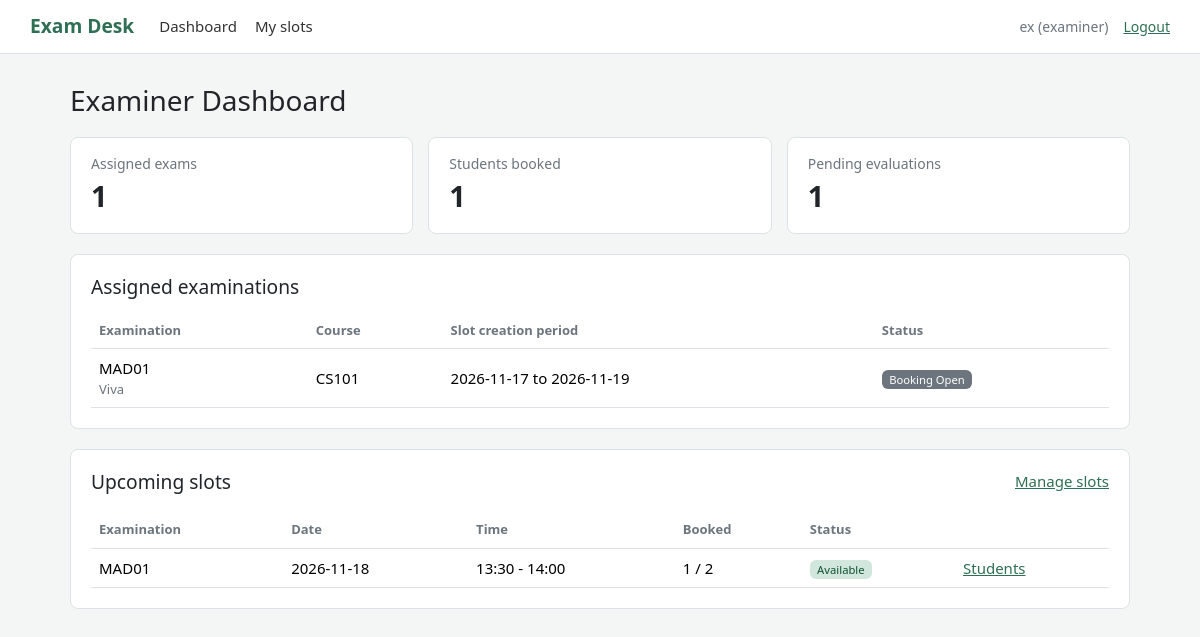
/dashboard (signed in), run on the app's committed database.
### tables this page shows
CREATE TABLE users (
            id INTEGER PRIMARY KEY AUTOINCREMENT,
            name TEXT NOT NULL,
            email TEXT NOT NULL UNIQUE,
            password_hash TEXT NOT NULL,
            role TEXT NOT NULL CHECK (role IN ('admin', 'examiner', 'student')),
            department TEXT DEFAULT '',
            phone TEXT DEFAULT '',
            status TEXT NOT NULL DEFAULT 'active'
        );

CREATE TABLE examinations (
            id INTEGER PRIMARY KEY AUTOINCREMENT,
            course_id INTEGER NOT NULL,
            name TEXT NOT NULL,
            exam_type TEXT NOT NULL,
            duration_minutes INTEGER NOT NULL,
            max_marks INTEGER NOT NULL,
            slot_creation_start TEXT NOT NULL,
            slot_creation_end TEXT NOT NULL,
            booking_start TEXT NOT NULL,
            booking_end TEXT NOT NULL,
            status TEXT NOT NULL DEFAULT 'Draft',
            FOREIGN KEY (course_id) REFERENCES courses(id)
        );

CREATE TABLE courses (
            id INTEGER PRIMARY KEY AUTOINCREMENT,
            course_code TEXT NOT NULL UNIQUE,
            course_name TEXT NOT NULL,
            description TEXT DEFAULT '',
            status TEXT NOT NULL DEFAULT 'Active'
        );

CREATE TABLE slots (
            id INTEGER PRIMARY KEY AUTOINCREMENT,
            examination_id INTEGER NOT NULL,
            examiner_id INTEGER NOT NULL,
            exam_date TEXT NOT NULL,
            start_time TEXT NOT NULL,
            end_time TEXT NOT NULL,
            capacity INTEGER NOT NULL,
            status TEXT NOT NULL DEFAULT 'Available',
            FOREIGN KEY (examination_id) REFERENCES examinations(id),
            FOREIGN KEY (examiner_id) REFERENCES users(id)
        );

### app.py (the view, shortened to what this page needs)
@app.route("/dashboard")
@login_required("admin", "examiner", "student")
def dashboard():
    role = g.user["role"]
    connection = get_database()
    if role == "examiner":
        exams = connection.execute(
            """SELECT e.*, c.course_code FROM examinations e
               JOIN courses c ON c.id = e.course_id
               JOIN examiner_examinations ee ON ee.examination_id = e.id
               WHERE ee.examiner_id = ? ORDER BY e.slot_creation_start""",
            (g.user["id"],),
        ).fetchall()
        slots = connection.execute(
            """SELECT s.*, e.name AS exam_name,
                      (SELECT COUNT(*) FROM bookings b WHERE b.slot_id = s.id AND b.status = 'Booked') AS booked
               FROM slots s JOIN examinations e ON e.id = s.examination_id
               WHERE s.examiner_id = ? ORDER BY s.exam_date, s.start_time LIMIT 8""",
            (g.user["id"],),
        ).fetchall()
        pending_evaluations = connection.execute(
            """SELECT COUNT(*) FROM bookings b JOIN slots s ON s.id = b.slot_id
               LEFT JOIN evaluations ev ON ev.booking_id = b.id
               WHERE s.examiner_id = ? AND b.status = 'Booked' AND ev.id IS NULL""",
            (g.user["id"],),
        ).fetchone()[0]
        booked_total = connection.execute(
            """SELECT COUNT(*) FROM bookings b JOIN slots s ON s.id = b.slot_id
               WHERE s.examiner_id = ? AND b.status = 'Booked'""", (g.user["id"],)
        ).fetchone()[0]
        return render_template("examiner_dashboard.html", exams=exams, slots=slots,
                               pending_evaluations=pending_evaluations, booked_total=booked_total)

### app.py (called while the page is built)
def open_database():
    connection = sqlite3.connect(DATABASE_FILE)
    connection.row_factory = sqlite3.Row
    connection.execute("PRAGMA foreign_keys = ON")
    return connection

def get_database():
    if "database" not in g:
        g.database = open_database()
    return g.database

@app.teardown_appcontext
def close_database(error=None):
    connection = g.pop("database", None)
    if connection is not None:
        connection.close()

def login_required(*allowed_roles):
    def decorator(view):
        @wraps(view)
        def wrapped_view(*args, **kwargs):
            if "user_id" not in session:
                flash("Please sign in to continue.", "info")
                return redirect(url_for("login"))
            user = get_database().execute(
                "SELECT * FROM users WHERE id = ?", (session["user_id"],)
            ).fetchone()
            if user is None or user["status"] != "active":
                session.clear()
                flash("This account is not active yet.", "warning")
                return redirect(url_for("login"))
            if allowed_roles and user["role"] not in allowed_roles:
                abort(403)
            g.user = user
            return view(*args, **kwargs)
        return wrapped_view
    return decorator

@app.context_processor
def add_user_to_templates():
    user = None
    if "user_id" in session:
        user = get_database().execute(
            "SELECT id, name, email, role FROM users WHERE id = ?", (session["user_id"],)
        ).fetchone()
    return {"current_user": user}

### templates/examiner_dashboard.html (shortened to what this page needs)
{% extends "base.html" %}
{% block content %}
<h1>Examiner Dashboard</h1>
<div class="stats">
    <div class="stat"><span>Assigned exams</span><strong>{{ exams|length }}</strong></div>
    <div class="stat"><span>Students booked</span><strong>{{ booked_total }}</strong></div>
    <div class="stat"><span>Pending evaluations</span><strong>{{ pending_evaluations }}</strong></div>
</div>
<div class="card-box">
    <h2>Assigned examinations</h2>
    {% if exams %}
    <table class="table">
        <thead>
            <tr><th>Examination</th><th>Course</th><th>Slot creation period</th><th>Status</th></tr>
        </thead>
        <tbody>
            {% for exam in exams %}
            <tr>
                <td>{{ exam.name }} <div class="sub">{{ exam.exam_type }}</div></td>
                <td>{{ exam.course_code }}</td>
                <td>{{ exam.slot_creation_start }} to {{ exam.slot_creation_end }}</td>
                <td><span class="badge bg-secondary">{{ exam.status }}</span></td>
            </tr>
            {% endfor %}
        </tbody>
    </table>
    {% else %}
    <p class="empty">No examinations have been assigned to you yet.</p>
    {% endif %}
</div>
<div class="card-box">
    <div class="box-header">
        <h2>Upcoming slots</h2>
        <a href="{{ url_for('examiner_slots') }}">Manage slots</a>
    </div>
    {% if slots %}
    <table class="table">
        <thead>
            <tr><th>Examination</th><th>Date</th><th>Time</th><th>Booked</th><th>Status</th><th></th></tr>
        </thead>
        <tbody>
            {% for slot in slots %}
            <tr>
                <td>{{ slot.exam_name }}</td>
                <td>{{ slot.exam_date }}</td>
                <td>{{ slot.start_time }} - {{ slot.end_time }}</td>
                <td>{{ slot.booked }} / {{ slot.capacity }}</td>
                <td><span class="badge status-{{ slot.status|lower }}">{{ slot.status }}</span></td>
                <td><a href="{{ url_for('examiner_slot_detail', slot_id=slot.id) }}">Students</a></td>
            </tr>
            {% endfor %}
        </tbody>
    </table>
    {% else %}
    <p class="empty">You have not created any slots yet.</p>
    {% endif %}
</div>
{% endblock %}

### templates/base.html (shortened to what this page needs)
<!doctype html>
<html lang="en">
<head>
    <link href="https://cdn.jsdelivr.net/npm/bootstrap@5.3.3/dist/css/bootstrap.min.css" rel="stylesheet">
    <link href="{{ url_for('static', filename='style.css') }}" rel="stylesheet">
</head>
<body>
    <header class="topbar">
        {% if current_user %}
        <a class="brand" href="{{ url_for('dashboard') }}">Exam Desk</a>
        <nav class="main-nav">
            <a href="{{ url_for('dashboard') }}">Dashboard</a>
            {% if current_user.role == 'admin' %}
                <a href="{{ url_for('admin_courses') }}">Courses</a>
                <a href="{{ url_for('admin_exams') }}">Examinations</a>
                <a href="{{ url_for('admin_students') }}">Students</a>
                <a href="{{ url_for('admin_examiners') }}">Examiners</a>
                <a href="{{ url_for('admin_slots') }}">Slots</a>
                <a href="{{ url_for('admin_bookings') }}">Bookings</a>
                <a href="{{ url_for('admin_search') }}">Search</a>
            {% elif current_user.role == 'examiner' %}
                <a href="{{ url_for('examiner_slots') }}">My slots</a>
            {% else %}
                <a href="{{ url_for('student_exams') }}">Exams</a>
                <a href="{{ url_for('student_history') }}">History</a>
                <a href="{{ url_for('student_profile') }}">Profile</a>
            {% endif %}
        </nav>
        <div class="account">
            <span class="account-name">{{ current_user.name }} ({{ current_user.role }})</span>
            <a href="{{ url_for('logout') }}">Logout</a>
        </div>
        {% else %}
        <a class="brand" href="{{ url_for('login') }}">Exam Desk</a>
        {% endif %}
    </header>
    <main class="page {% if not current_user %}page-narrow{% endif %}">
        {% block content %}{% endblock %}
    </main>
</body>
</html>

### static/style.css (style rules this page uses)
:root { --main: #2f6f55; --border: #dee2e6; --muted: #6c757d; }
body { background: #f4f6f5; font-size: 15px; }
a { color: var(--main); }
h1 { font-size: 1.75rem; margin-bottom: 20px; }
h2 { font-size: 1.2rem; margin-bottom: 15px; }
.topbar { display: flex; align-items: center; flex-wrap: wrap; gap: 10px 25px; padding: 12px 30px; background: #fff; border-bottom: 1px solid var(--border); }
.brand { font-size: 1.2rem; font-weight: bold; color: var(--main); text-decoration: none; }
.main-nav { display: flex; flex-wrap: wrap; gap: 18px; flex: 1; }
.main-nav a { color: #333; text-decoration: none; }
.account { display: flex; gap: 15px; font-size: 14px; }
.account-name { color: var(--muted); }
.page { max-width: 1100px; margin: 0 auto; padding: 30px 20px; }
.card-box { background: #fff; border: 1px solid var(--border); border-radius: 8px; padding: 20px; margin-bottom: 20px; }
.box-header { display: flex; justify-content: space-between; align-items: flex-start; gap: 15px; margin-bottom: 15px; }
.box-header h2 { margin-bottom: 4px; }
.stats { display: grid; grid-template-columns: repeat(3, 1fr); gap: 15px; margin-bottom: 20px; }
.stat { background: #fff; border: 1px solid var(--border); border-radius: 8px; padding: 15px 20px; }
.stat span { display: block; color: var(--muted); font-size: 14px; }
.stat strong { font-size: 1.8rem; }
.table { margin-bottom: 0; vertical-align: middle; }
.table th { font-size: 13px; color: var(--muted); font-weight: 600; }
.sub { color: var(--muted); font-size: 13px; }
.badge { font-weight: 500; }
.status-booked, .status-active, .status-available { background: #d1e7dd; color: #0f5132; }

### data on the page
users: name "ex", role "examiner"
examinations: name "MAD01", exam_type "Viva", course_code "CS101", slot_creation_start "2026-11-17", slot_creation_end "2026-11-19", status "Booking Open"
slots: exam_name "MAD01", exam_date "2026-11-18", start_time "13:30", end_time "14:00", booked "1", capacity "2", status "Available"

### other printed values
{{ exams|length }} "1"
{{ booked_total }} "1"
{{ pending_evaluations }} "1"
